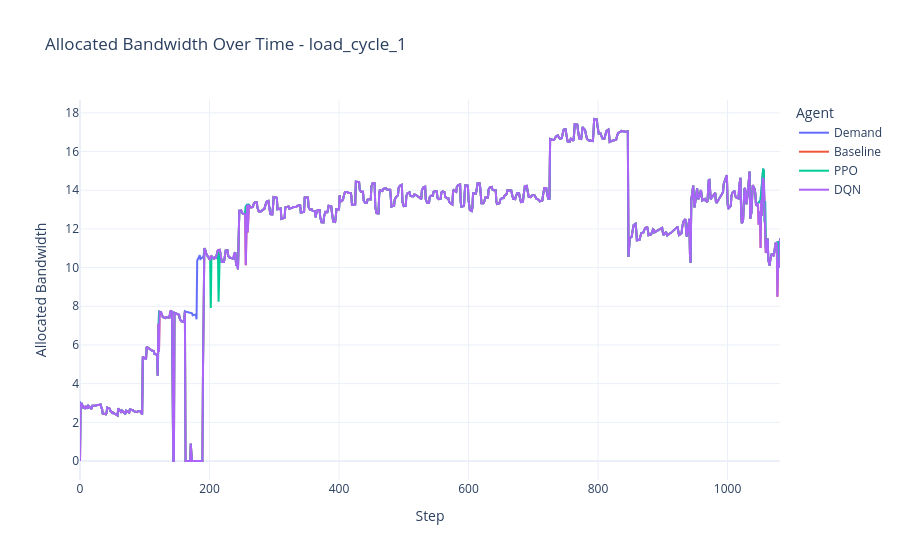

Notebook code for this chart:
### Code cell
import os

scenarios = ["no_scenario", "load_cycle_1", "load_cycle_2", "load_cycle_5", "medium_aircraft", "large_aircraft", "snr_congested"]
allocated_bw_idx = 7
demand_bw_idx = 9 

for scenario in scenarios:
    base_path = f"BASELINE_observations_{scenario}.csv"
    ppo_path = f"PPO_observations_{scenario}.csv"
    dqn_path = f"DQN_observations_{scenario}.csv"
    #odt_path = f"ODT_observations_{scenario}.csv"
    #odt_finetuned_path = f"ODT_FINETUNED_observations_{scenario}.csv"

    if not (os.path.exists(base_path) and os.path.exists(ppo_path) and os.path.exists(dqn_path)):
        print(f"Missing files for scenario '{scenario}', skipping.")
        continue

    obs_base = pd.read_csv(base_path).values
    obs_ppo = pd.read_csv(ppo_path).values
    obs_dqn = pd.read_csv(dqn_path).values
    #obs_odt = pd.read_csv(odt_path).values
    #obs_odt_finetuned = pd.read_csv(odt_finetuned_path).values

    fig = go.Figure()
    fig.add_trace(go.Scatter(y=obs_base[:, demand_bw_idx], mode='lines', name='Demand'))
    fig.add_trace(go.Scatter(y=obs_base[:, allocated_bw_idx], mode='lines', name='Baseline'))
    fig.add_trace(go.Scatter(y=obs_ppo[:, allocated_bw_idx], mode='lines', name='PPO'))
    fig.add_trace(go.Scatter(y=obs_dqn[:, allocated_bw_idx], mode='lines', name='DQN'))
    #fig.add_trace(go.Scatter(y=obs_odt[:, allocated_bw_idx], mode='lines', name='ODT'))
    #fig.add_trace(go.Scatter(y=obs_odt_finetuned[:, allocated_bw_idx], mode='lines', name='ODT Finetuned'))
    #fig.add_trace(go.Scatter(y=obs_odt_finetuned[:, allocated_bw_idx], mode='lines', name='ODT Finetuned'))
    fig.update_layout(
        title=f"Allocated Bandwidth Over Time - {scenario}",
        xaxis_title='Step',
        yaxis_title='Allocated Bandwidth',
        legend_title='Agent',
        template='plotly_white'
    )
    fig.show()

### Figure 1 — Plotly figure (JSON) as saved in the notebook; plotly's stock layout.template omitted (floating-point values rounded to 4 significant figures; data arrays with more than 128 entries replaced by an {"elided": "..."} marker saying what was removed)
{"data": [{"mode": "lines", "name": "Demand", "type": "scatter", "y": {"elided": "1082 float values"}}, {"mode": "lines", "name": "Baseline", "type": "scatter", "y": {"elided": "1082 float values"}}, {"mode": "lines", "name": "PPO", "type": "scatter", "y": {"elided": "1082 float values"}}, {"mode": "lines", "name": "DQN", "type": "scatter", "y": {"elided": "1082 float values"}}], "layout": {"legend": {"title": {"text": "Agent"}}, "title": {"text": "Allocated Bandwidth Over Time - load_cycle_1"}, "xaxis": {"title": {"text": "Step"}}, "yaxis": {"title": {"text": "Allocated Bandwidth"}}}}
